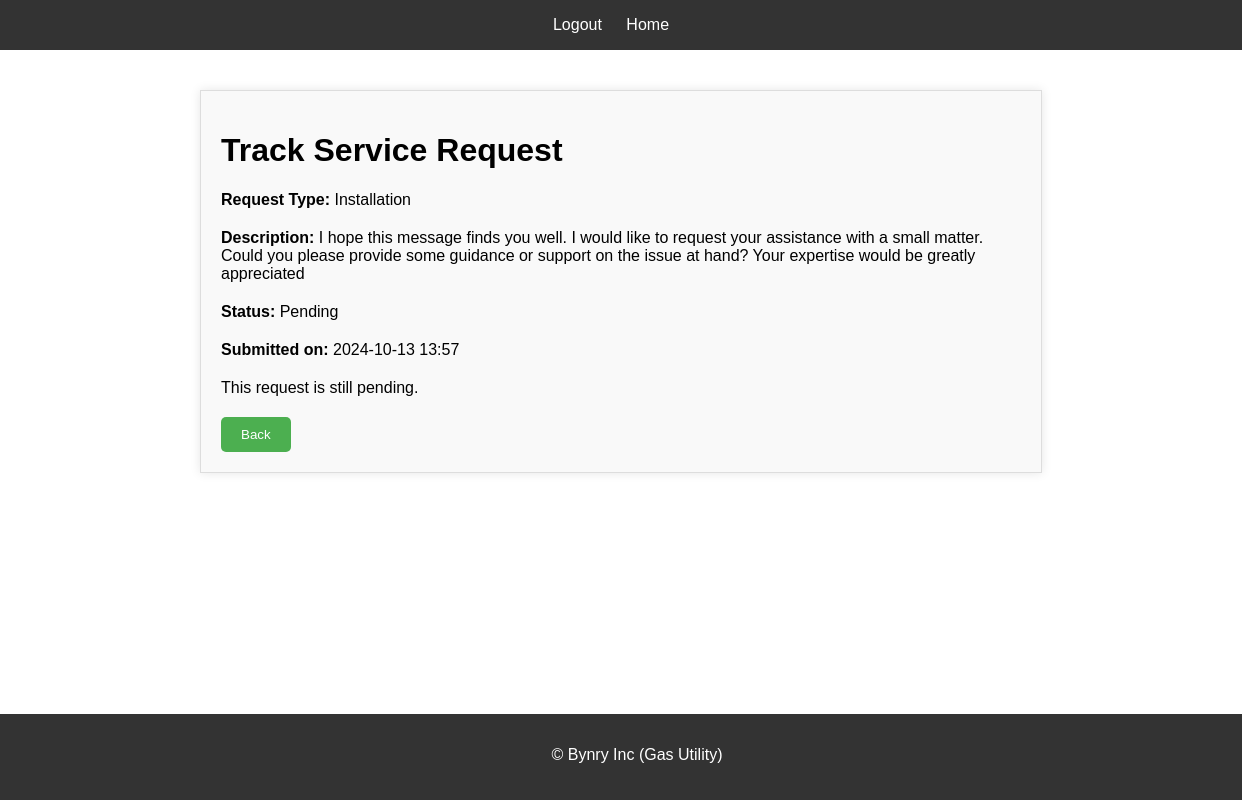
The page /services/service-request/track/1/ (signed in) on the database its author committed.
### services/models.py (models this page shows, shortened)
class ServiceRequest(models.Model):
    SERVICE_TYPES = [
        ('installation', 'Installation'),
        ('repair', 'Repair'),
        ('maintenance', 'Maintenance'),
    ]
    customer = models.ForeignKey(Customer, on_delete=models.CASCADE, related_name='service_requests')
    request_type = models.CharField(max_length=20, choices=SERVICE_TYPES)
    description = models.TextField()
    file_attachment = models.FileField(upload_to='attachments/', blank=True, null=True)
    status = models.CharField(max_length=20, default='Pending')
    created_at = models.DateTimeField(auto_now_add=True)
    resolved_at = models.DateTimeField(null=True, blank=True)

### services/views.py (the view)
# urls.py: path('service-request/track/<int:request_id>/', views.track_service_request, name='track_service_request'),
def track_service_request(request, request_id):
    if 'customer_id' not in request.session:
        messages.error(request, "You must be logged in to track a service request.")
        return redirect('login')
    service_request =ServiceRequest.objects.get(id=request_id)
    return render(request, 'services/track_service_request.html', {'service_request': service_request})

### services/templates/services/track_service_request.html (shortened to what this page needs)
<!DOCTYPE html>
<html>
<head>
</head>
<body>
  <nav>
    <ul>
      {% if request.session.customer_id %}
      <li><a href="/services/logout">Logout</a></li>
      {% else %}
    <li><a href="/services/login">Login</a></li>
    <li><a href="/services/create_customer">Register</a></li>
     {% endif %}
    <li><a href="/services/">Home</a></li>
 </ul>
  </nav>
  <div class="container">
   <h1>Track Service Request</h1>
   <p><strong>Request Type:</strong> {{ service_request.get_request_type_display }}</p>
   <p><strong>Description:</strong> {{ service_request.description }}</p>
   <p><strong>Status:</strong> {{ service_request.status }}</p>
   <p><strong>Submitted on:</strong> {{ service_request.created_at|date:"Y-m-d H:i" }}</p>
   {% if service_request.resolved_at %}
    <p><strong>Resolved on:</strong> {{ service_request.resolved_at|date:"Y-m-d H:i" }}</p>
   {% else %}
    <p>This request is still pending.</p>
   {% endif %}
   <a href="{% url 'service_request_success' %}"><button>Back</button></a>
  </div>
  <footer>
    <p>&copy; Bynry Inc (Gas Utility)</p>
   </footer>
</body>
</html>

### services/templates/services/track_service_request.html (style rules this page uses)
body { font-family: Arial, sans-serif; margin: 0; padding: 0; min-height: 100vh; position: relative; }
nav { background-color: #333; color: #fff; padding: 1em; text-align: center; }
nav ul { list-style: none; margin: 0; padding: 0; }
nav li { display: inline-block; margin-right: 20px; }
nav a { color: #fff; text-decoration: none; }
.container { max-width: 800px; margin: 40px auto; padding: 20px; background-color: #f9f9f9; border: 1px solid #ddd; box-shadow: 0 0 10px rgba(0, 0, 0, 0.1); }
p { margin-bottom: 20px; }
strong { font-weight: bold; }
button { background-color: #4CAF50; color: #fff; padding: 10px 20px; border: none; border-radius: 5px; cursor: pointer; }
footer { background-color: #333; color: #fff; padding: 1em; text-align: center; position: absolute; bottom: 0; width: 100%; }

### rows shown on the page
ServiceRequest: request_type "Installation", description "I hope this message finds you well. I would like to request your assistance with a small matter. Could you please provide some guidance or support on the issue at hand? Your expertise would be greatly appreciated", status "Pending", created_at "2024-10-13 13:57"
